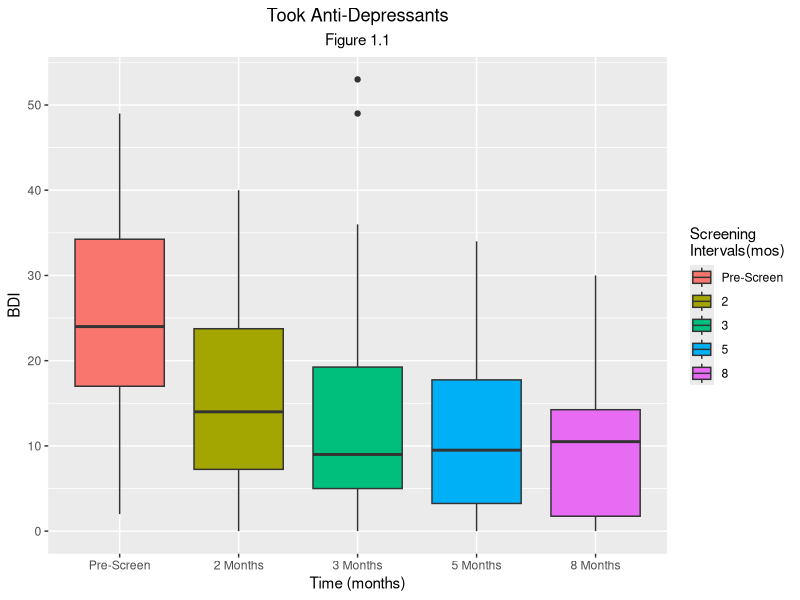
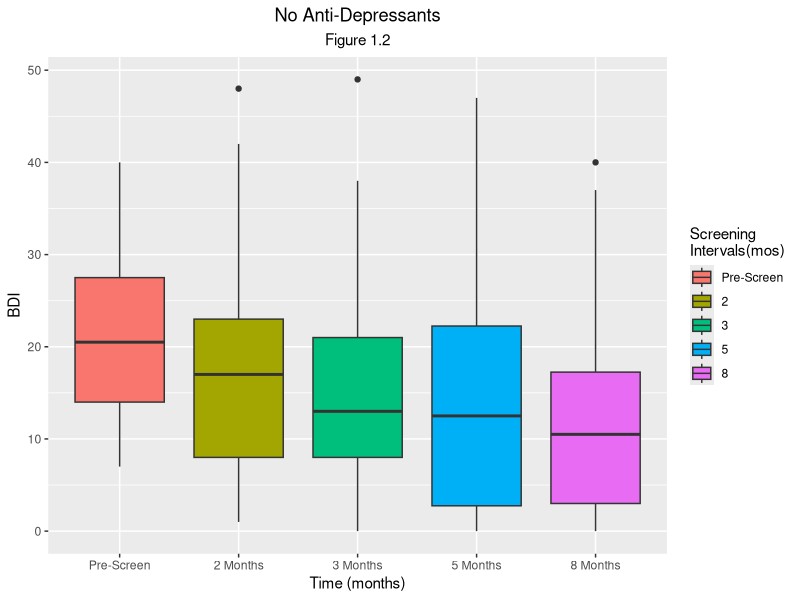
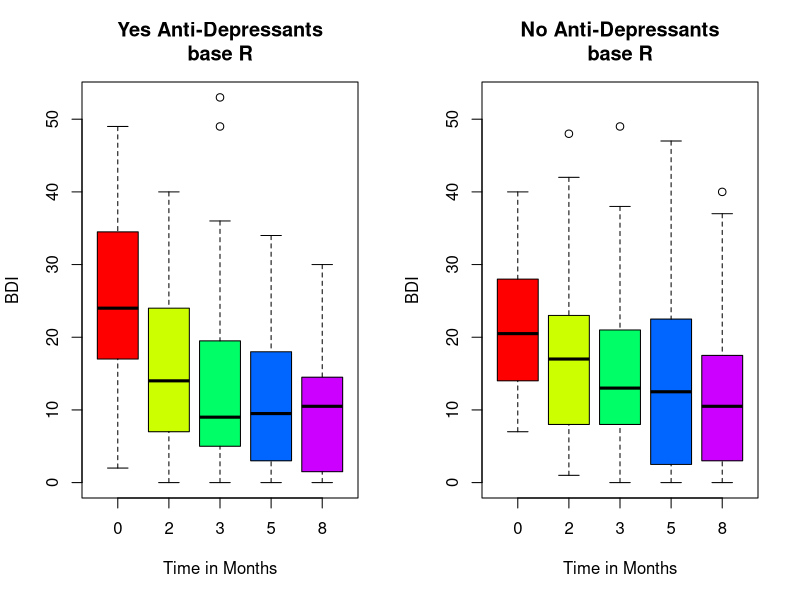
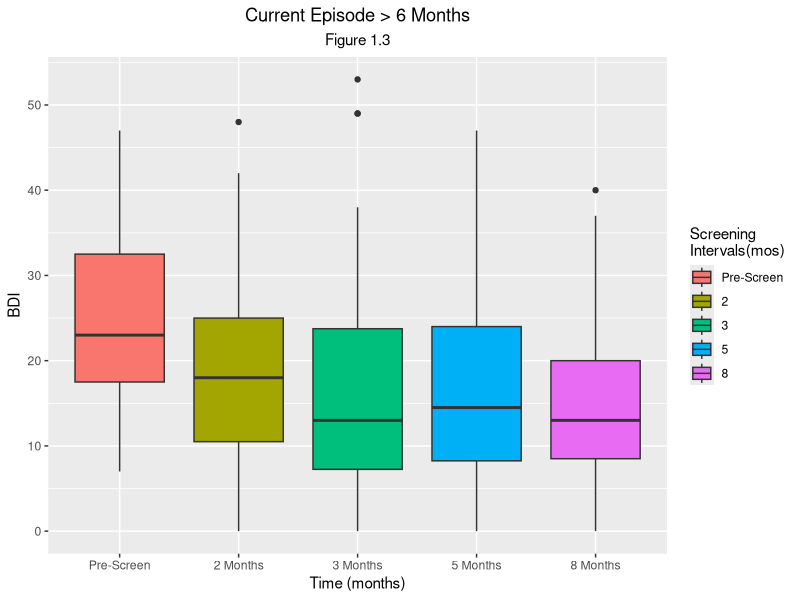
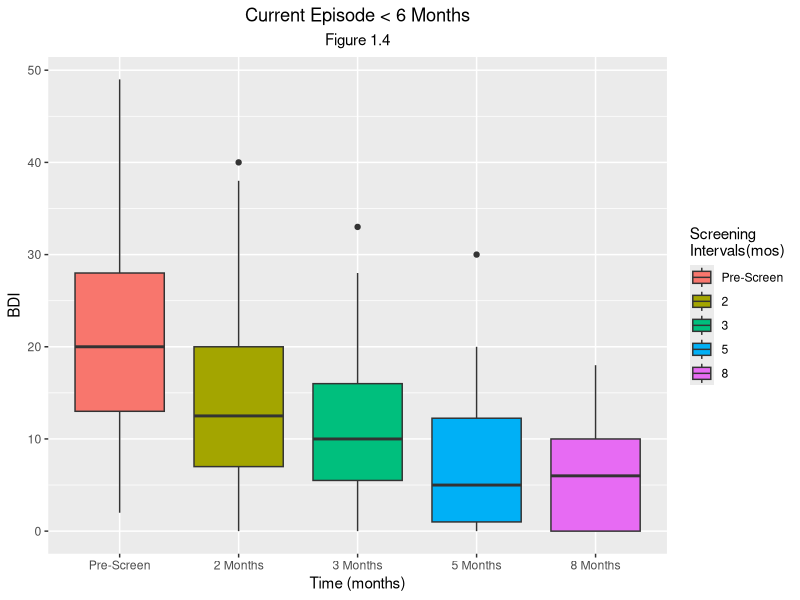
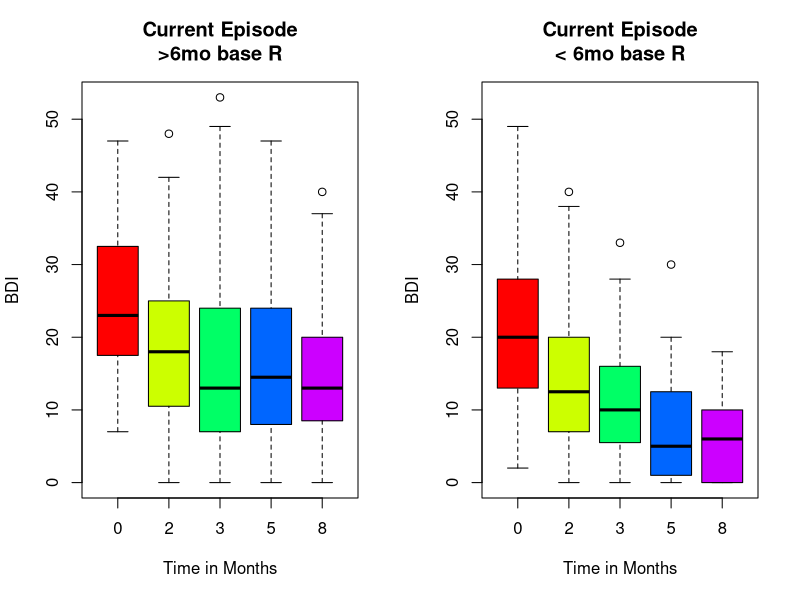
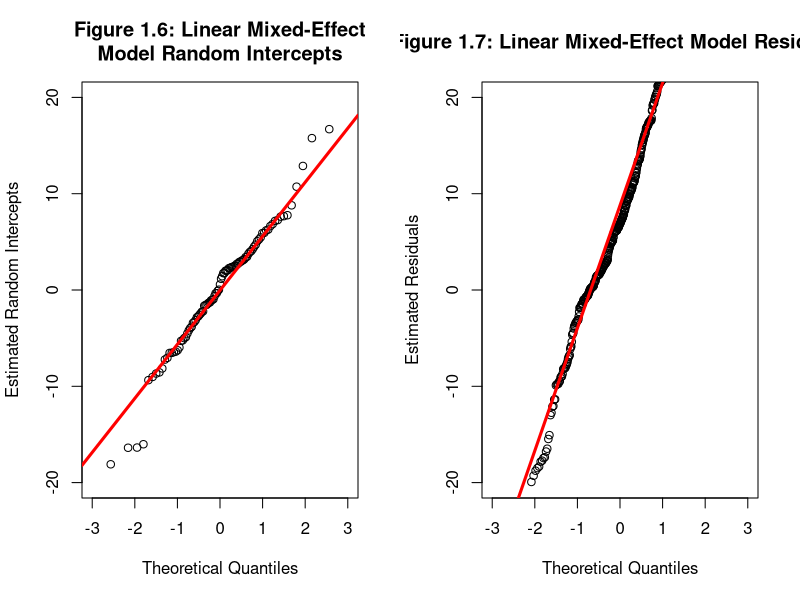
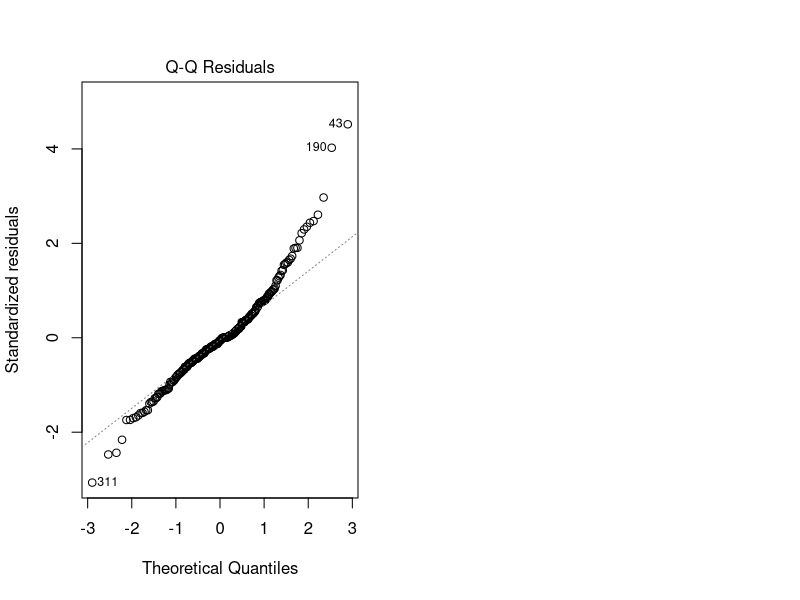

The R source for these figures, in order:
## ---- chunk 1
knitr::opts_chunk$set(message=F,warning=F,echo=F,fig_height=10,fig_width=7,cache = F)
## ---- chunk 2
library(HSAUR3)         #Beat the Blues & phosphate datasets
library(stats)          #statistics package
library(knitr)          #kable
library(ggplot2)        #visualization
library(gridExtra)      #visualization
library(reshape2)       #data manipulation
library(dplyr)          #data manipulation
library(tidyr)          #data manipulation
library(lme4)           #linear mixed-effect models
library(multcomp)       #cftest
## ---- chunk 3
data("BtheB", package = "HSAUR3")

# get subsets of data based on 'drug' factor 
drug_yes <- subset(BtheB, drug == "Yes")[,grep("bdi", names(BtheB))]
drug_no <- subset(BtheB, drug == "No")[,grep("bdi", names(BtheB))]

### ggplot boxplots for 'drug' predictor variable ###
ggplot(data = melt(drug_yes, na.rm = TRUE), 
       aes(x = variable, y = value, fill = variable)) +
  geom_boxplot(aes(fill = variable)) + 
  labs(title = "Took Anti-Depressants", subtitle = "Figure 1.1", y = "BDI",
       x = "Time (months)") +
  theme(plot.title = element_text(hjust = 0.5),
        plot.subtitle = element_text(hjust = 0.5)) +
  scale_x_discrete(labels = c("Pre-Screen", "2 Months", "3 Months", 
                              "5 Months", "8 Months")) +
  scale_fill_discrete(labels = c("Pre-Screen", "2", "3", "5", "8")) +
  scale_y_continuous(breaks = seq(0, 50, by = 10)) +
  guides(fill = guide_legend("Screening\nIntervals(mos)"))
ggplot(data = melt(drug_no, na.rm = TRUE), 
       aes(x = variable, y = value, fill = variable)) +
  geom_boxplot(aes(fill = variable)) + 
  labs(title = "No Anti-Depressants", subtitle = "Figure 1.2", y = "BDI",
       x = "Time (months)") +
  theme(plot.title = element_text(hjust = 0.5),
        plot.subtitle = element_text(hjust = 0.5)) +
  scale_x_discrete(labels = c("Pre-Screen", "2 Months", "3 Months", 
                              "5 Months", "8 Months")) +
  scale_fill_discrete(labels = c("Pre-Screen", "2", "3", "5", "8")) +
  scale_y_continuous(breaks = seq(0, 50, by = 10)) +
  guides(fill = guide_legend("Screening\nIntervals(mos)"))
### boxplots from lecture applied to 'drug' predictor variable ###
layout(matrix(1:2, nrow = 1))
ylim <- range(BtheB[,grep("bdi", names(BtheB))], na.rm = T)
# plot side by side boxplots of 'drug' factor
par(mfrow = c(1,2))
boxplot(drug_yes, main = "Yes Anti-Depressants\nbase R", ylab = "BDI", 
        xlab = "Time in Months",
        names = c(0, 2, 3, 5, 8), ylim = ylim, col = rainbow(5))
boxplot(drug_no, main = "No Anti-Depressants\nbase R", ylab = "BDI", 
        xlab = "Time in Months",
        names = c(0, 2, 3 ,5, 8), ylim = ylim, col = rainbow(5))
## ---- chunk 4
# get subsets of data based on 'drug' factor 
length_long <- subset(BtheB, length == ">6m")[,grep("bdi", names(BtheB))]
length_short <- subset(BtheB, length == "<6m")[,grep("bdi", names(BtheB))]

### ggplot boxplots for 'drug' predictor variable ###
ggplot(data = melt(length_long, na.rm = TRUE), 
       aes(x = variable, y = value, fill = variable)) +
  geom_boxplot(aes(fill = variable)) + 
  labs(title = "Current Episode > 6 Months", subtitle = "Figure 1.3", y = "BDI",
       x = "Time (months)") +
  theme(plot.title = element_text(hjust = 0.5),
        plot.subtitle = element_text(hjust = 0.5)) +
  scale_x_discrete(labels = c("Pre-Screen", "2 Months", "3 Months", 
                              "5 Months", "8 Months")) +
  scale_fill_discrete(labels = c("Pre-Screen", "2", "3", "5", "8")) +
  scale_y_continuous(breaks = seq(0, 50, by = 10)) +
  guides(fill = guide_legend("Screening\nIntervals(mos)"))
ggplot(data = melt(length_short, na.rm = TRUE), 
       aes(x = variable, y = value, fill = variable)) +
  geom_boxplot(aes(fill = variable)) + 
  labs(title = "Current Episode < 6 Months", subtitle = "Figure 1.4", y = "BDI",
       x = "Time (months)") +
  theme(plot.title = element_text(hjust = 0.5),
        plot.subtitle = element_text(hjust = 0.5)) +
  scale_x_discrete(labels = c("Pre-Screen", "2 Months", "3 Months", 
                              "5 Months", "8 Months")) +
  scale_fill_discrete(labels = c("Pre-Screen", "2", "3", "5", "8")) +
  scale_y_continuous(breaks = seq(0, 50, by = 10)) +
  guides(fill = guide_legend("Screening\nIntervals(mos)"))
### boxplots from lecture applied to 'drug' predictor variable ###
layout(matrix(1:2, nrow = 1))
ylim <- range(BtheB[,grep("bdi", names(BtheB))], na.rm = T)
# plot side by side boxplots of 'drug' factor
par(mfrow = c(1,2))
boxplot(length_long, main = "Current Episode\n>6mo base R", ylab = "BDI", 
        xlab = "Time in Months",
        names = c(0, 2, 3, 5, 8), ylim = ylim, col = rainbow(5))
boxplot(length_short, main = "Current Episode\n< 6mo base R", ylab = "BDI", 
        xlab = "Time in Months",
        names = c(0, 2, 3 ,5, 8), ylim = ylim, col = rainbow(5))
## ---- chunk 5
# add subject identifier
BtheB$subject <- factor(rownames(BtheB))

# use dplyr and tidyr to reshape dataframe keeping bdi.pre and bdi as separate variables and introducing time variable
BtheB_long <- BtheB %>%
  gather(time,bdi, 5:8) %>%
  mutate(time = as.numeric(gsub(time, pattern = "[[:alpha:]]|[[:punct:]]",
                           replacement=''))) %>%
  dplyr::select(c(subject, time), everything())

# fit model using lm
BtheB_lm <- lm(bdi ~ ., data = BtheB_long)

# model from lecture
BtheB_lmer1 <- lmer(bdi ~ bdi.pre + time + treatment + drug + length + (1|subject),
                    data = BtheB_long, REML = FALSE, na.action = na.omit) 

#compare models in dataframe
model_comp <- 
  as.data.frame(cbind(AIC(BtheB_lm, BtheB_lmer1)[,2], BIC(BtheB_lm, BtheB_lmer1)[,2]))
colnames(model_comp) <- c("AIC", "BIC")
model_comp$Model <- c("Linear Model", "Linear Mixed-Effects Model")
model_comp <- model_comp %>% dplyr::select(Model, everything())

# create comparison output
kable(model_comp, caption = "Figure 1.5: Comparison of Models")

# print residuals / intercept comparison
residuals <- function(object, obs) obs - predict(object)
qint <- ranef(BtheB_lmer1)$subject[["(Intercept)"]]
qres <- residuals(BtheB_lmer1, BtheB_long$bdi.pre)
qqnorm(qint, ylab = "Estimated Random Intercepts", xlim = c(-3,3), ylim = c(-20,20),
       main = "Figure 1.6: Linear Mixed-Effect\nModel Random Intercepts")
qqline(qint, col = "red", lwd = 3)
qqnorm(qres, xlim = c(-3,3), ylim = c(-20,20), ylab = "Estimated Residuals",
       main = "Figure 1.7: Linear Mixed-Effect Model Residuals")
qqline(qres, col = "red", lwd = 3)
# residuals plot for linear model
plot(BtheB_lm, which = 2)
## ---- chunk 6
# build lm and lmer models with interaction
BtheB_lm2 <- lm(bdi ~ subject + time + drug + length + treatment + bdi.pre 
               + time*treatment, data = BtheB_long, na.action = na.omit)
BtheB_lmer2 <- lmer(bdi ~ bdi.pre + time + treatment + drug + length + (1|subject) +
                      time*treatment, data = BtheB_long, 
                    REML = FALSE, na.action = na.omit) 

# summarize p-values with treatment in lm and lmer models
kable(summary(BtheB_lm2)$coefficients[99,4], col.names = "P-Value",
      caption = "Figure 1.8: P-Value of Time/Treatment Interaction in Linear Model")
paste("Figure 1.9: Model Coefficients with Time/Treatment Interaction in Linear Mixed-Effect Model")
cftest(BtheB_lmer2)

# compare AIC/BIC
kable(cbind(AIC(BtheB_lm), AIC(BtheB_lm2), AIC(BtheB_lmer1), AIC(BtheB_lmer2)), 
      col.names = c("LM AIC No Interaction", "LM AIC with Interaction",
                    "LMER AIC No Interaction", "LMER AIC with Interaction"),
      caption = "Figure 1.10: AIC by Model and Interaction") 

kable(cbind(BIC(BtheB_lm), BIC(BtheB_lm2), BIC(BtheB_lmer1), BIC(BtheB_lmer2)), 
      col.names = c("LM BIC No Interaction", "LM BIC with Interaction",
                    "LMER BIC No Interaction", "LMER BIC with Interaction"),
      caption = "Figure 1.11: BIC by Model and Interaction") 

## ---- chunk 7
treatment_tau <- subset(BtheB, treatment == "TAU")[,grep("bdi", names(BtheB))]
treatment_btb <- subset(BtheB, treatment == "BtheB")[,grep("bdi", names(BtheB))]

# sd function for error bars courtesy of Todos Togos: https://www.r-bloggers.com/boxplot-with-mean-and-standard-deviation-in-ggplot2-plus-jitter/
min.mean.sd.max <- function(x) {
  r <- c(min(x), mean(x) - sd(x), mean(x), mean(x) + sd(x), max(x))
  names(r) <- c("ymin", "lower", "middle", "upper", "ymax")
  r
}

# get mean/sd values
tau_stats <- melt(treatment_tau, na.rm = TRUE) %>% 
  group_by(variable) %>%
  summarize(mean = mean(value))
btb_stats <- melt(treatment_btb, na.rm = TRUE) %>% 
  group_by(variable) %>%
  summarize(mean = mean(value))

# plot mean profiles 
ggplot(data = melt(treatment_tau, na.rm = TRUE), 
       aes(x = variable, y = value, fill = variable)) +
  geom_boxplot(aes(fill = variable)) +
  stat_summary(fun.data = min.mean.sd.max, geom = "errorbar") +
  stat_summary(fun.y = mean, color = "white", geom = "text", 
               label = "-----", size = 10, show.legend = FALSE) +
  geom_label(data = tau_stats, size = 3, nudge_y = c(9, 10, 9, 10, 9), 
             show.legend = FALSE, aes(x = variable, y = mean, 
                                      label = 
                                        paste("Mean: ",round(mean, 2)))) +
  labs(title = "Treatment as Usual", subtitle = "Figure 1.12", y = "BDI",
       x = "Time (months)") +
  theme(plot.title = element_text(hjust = 0.5),
        plot.subtitle = element_text(hjust = 0.5),
        legend.position = "bottom") +
  scale_x_discrete(labels = c("Pre-Screen", "2 Months", "3 Months", 
                              "5 Months", "8 Months")) +
  scale_fill_discrete(labels = c("Pre-Screen", "2", "3", "5", "8")) +
  scale_y_continuous(breaks = seq(0, 50, by = 10)) +
  guides(fill = guide_legend("Screening\nIntervals(mos)"))
ggplot(data = melt(treatment_btb, na.rm = TRUE), 
       aes(x = variable, y = value, fill = variable)) +
  geom_boxplot(aes(fill = variable)) +
  stat_summary(fun.data = min.mean.sd.max, geom = "errorbar") +
  stat_summary(fun.y = mean, color = "white", geom = "text", 
               label = "-----", size = 10, show.legend = FALSE) +
  geom_label(data = btb_stats, size = 3, nudge_y = c(11, 9, 7, 6, 7), 
             show.legend = FALSE, aes(x = variable, y = mean, 
                                      label = 
                                        paste("Mean: ",round(mean, 2)))) +
  labs(title = "Beat the Blues Treatment", subtitle = "Figure 1.13", y = "BDI",
       x = "Time (months)") +
  theme(plot.title = element_text(hjust = 0.5),
        plot.subtitle = element_text(hjust = 0.5),
        legend.position = "bottom") +
  scale_x_discrete(labels = c("Pre-Screen", "2 Months", "3 Months", 
                              "5 Months", "8 Months")) +
  scale_fill_discrete(labels = c("Pre-Screen", "2", "3", "5", "8")) +
  scale_y_continuous(breaks = seq(0, 50, by = 10)) +
  guides(fill = guide_legend("Screening\nIntervals(mos)"))

# get means and sds
tau_sd <- as.data.frame(apply(treatment_tau, na.rm = TRUE, 2, sd))
btb_sd <- as.data.frame(apply(treatment_btb, na.rm = TRUE, 2, sd))

# plot in base R
boxplot(treatment_tau, main = "Treatment as Usual - base R", xlab = "Time (months)",
        ylab = "BDI", names = c(0, 2, 3, 5, 8))
points(tau_stats, pch = 1, col = "darkgreen")
points(tau_sd, pch = 3, col = "purple")
legend("topright", c("Mean", "St.D"), fill = c("darkgreen", "purple"))
boxplot(treatment_btb, main = "Beat the Blues Treatment - base R", 
        xlab = "Time (months)", ylab = "BDI", names = c(0, 2, 3, 5, 8))
points(btb_stats, pch = 1, col = "#2D68C4")
points(btb_sd, pch = 3, col = "#F2A900")
legend("topright", c("Mean", "St.D"), fill = c("#2D68C4", "#F2A900"))
## ---- chunk 8
data("phosphate", package = "HSAUR3")

group_control <- subset(phosphate, group == "control")
group_obese <- subset(phosphate, group == "obese")

# plot boxplots for both groups
ggplot(data = melt(group_control), 
       aes(x = variable, y = value, fill = variable)) +
  geom_boxplot(aes(fill = variable)) + 
  labs(title = "Control Group Phosphate Levels by Time", 
       subtitle = "Figure 2.1", y = "Phosphate Level",
       x = "Time (hours)") +
  theme(plot.title = element_text(hjust = 0.5),
        plot.subtitle = element_text(hjust = 0.5),
        legend.position = "bottom") +
  scale_x_discrete(labels = c("Baseline", "0.5hr", "1hr", "1.5hrs", 
                              "2hrs","3hrs", "4hrs", "5hrs")) +
  scale_fill_discrete(labels = c("Baseline", "0.5", "1", "1.5", "2", "3",
                                 "4", "5")) +
  scale_y_continuous(breaks = seq(0, 7, by = 0.5)) +
  guides(fill = guide_legend("Screening\nIntervals(hrs)"))
ggplot(data = melt(group_obese), 
       aes(x = variable, y = value, fill = variable)) +
  geom_boxplot(aes(fill = variable)) + 
  labs(title = "Obese Group Phosphate Levels by Time", 
       subtitle = "Figure 2.2", y = "Phosphate Level",
       x = "Time (hours)") +
  theme(plot.title = element_text(hjust = 0.5),
        plot.subtitle = element_text(hjust = 0.5),
        legend.position = "bottom") +
  scale_x_discrete(labels = c("Baseline", "0.5hr", "1hr", "1.5hrs", 
                              "2hrs","3hrs", "4hrs", "5hrs")) +
  scale_fill_discrete(labels = c("Baseline", "0.5", "1", "1.5", "2", "3",
                                 "4", "5")) +
  scale_y_continuous(breaks = seq(0, 7, by = 0.5)) +
  guides(fill = guide_legend("Screening\nIntervals(hrs)"))

# base R plots
boxplot(group_control[,2:9], 
        main = "Control Group Phosphate Levels\nbase R", 
        ylab = "Phosphate Levels", 
        xlab = "Time (hrs)",
        names = c(0, 0.5, 1, 1.5, 2, 3, 4, 5),
        col = rainbow(8))
boxplot(group_obese[,2:9], 
        main = "Obese Group Phosphate Levels\nbase R", 
        ylab = "Phosphate Levels", 
        xlab = "Time (hrs)",
        names = c(0, 0.5, 1 ,1.5, 2, 3, 4, 5),
        col = rainbow(8))
## ---- chunk 9
# add individual variable for plotting
group_control$individual <- factor(rownames(group_control))
group_obese$individual <- factor(rownames(group_obese))

# plot individual levels at each time interval
ggplot(data = melt(group_control), aes(x = variable, y = value)) +
  geom_line(aes(group = individual, color = individual)) +
  labs(title = "Control Group Phosphate Level at Time Points",
       subtitle = "Figure 2.3", x = "Time (in hours)", 
       y = "Phosphate Level") +
  theme(plot.title = element_text(hjust = 0.5),
        plot.subtitle = element_text(hjust = 0.5),
        axis.text.x = element_text(angle = 45)) +
  scale_x_discrete(labels = c("Baseline", "0.5hr", "1hr", "1.5hrs", 
                              "2hrs","3hrs", "4hrs", "5hrs")) +  
  guides(color = guide_legend(ncol = 2, "Individual #"))
ggplot(data = melt(group_obese), aes(x = variable, y = value)) +
  geom_line(aes(group = individual, color = individual)) +
  labs(title = "Obese Group Phosphate Level at Time Points",
       subtitle = "Figure 2.4", x = "Time (in hours)", 
       y = "Phosphate Level") +
  theme(plot.title = element_text(hjust = 0.5),
        plot.subtitle = element_text(hjust = 0.5),
        axis.text.x = element_text(angle = 45)) +
  scale_x_discrete(labels = c("Baseline", "0.5hr", "1hr", "1.5hrs", 
                              "2hrs","3hrs", "4hrs", "5hrs")) +  
  guides(color = guide_legend(ncol = 2, "Individual #"))

# reshape data for base R plots
control_long <- melt(group_control)
obese_long <- melt(group_obese)
control_long$variable <- as.numeric(gsub('[[:alpha:]]','',control_long$variable))
names(control_long)[3] <- "Time (in hours)"
obese_long$variable <- as.numeric(gsub('[[:alpha:]]','',obese_long$variable))
names(obese_long)[3] <- "Time (in hours)"

# base R line plots for each individual including boxplots
plot(x = control_long$`Time (in hours)`, y = control_long$value, type = "p", pch = 1,
     main = "Control Group Phosphate Level\nat Time Points - base R",
     xlab = "Time (in hours)", ylab = "Phosphate Level")
for (i in 1:length(unique(control_long[, "individual"]))){
  lines(control_long$`Time (in hours)`[control_long$individual == i],
        control_long$value[control_long$individual == i])
}
plot(x = obese_long$`Time (in hours)`, y = obese_long$value, type = "p", pch = 1,
     main = "Obese Group Phosphate Level\nat Time Points - base R",
     xlab = "Time (in hours)", ylab = "Phosphate Level")
for (i in 1:length(unique(obese_long[, "individual"]))){
  lines(obese_long$`Time (in hours)`[control_long$individual == i],
        obese_long$value[control_long$individual == i])
}
## ---- chunk 10
# add individual column for each subject
phosphate$individual <- factor(rownames(phosphate))
# convert to long form and rename columns appropriately
phosphate_long <- phosphate %>%
  gather(time, level, 3:9) %>%
  mutate(time = factor(gsub(time, pattern = "[[:alpha:]]", replacement = "")))
colnames(phosphate_long)[2] <- c('baseline')

# fit lm and lmer model
phosphate_lmer <- lmer(level ~ baseline + group + time + (1|individual), 
                     data = phosphate_long, REML = FALSE, na.action = na.omit)
phosphate_lmer_i <- lmer(level ~ baseline + group * time + (1|individual),
                       data = phosphate_long, REML = FALSE, na.action = na.omit)

# print AIC and BIC
phosph_comp <-
  as.data.frame(cbind(AIC(phosphate_lmer, phosphate_lmer_i)[,2],
                      BIC(phosphate_lmer, phosphate_lmer_i)[,2]))
phosph_comp$Model <- c("LME Model No Interaction", "LME Model Interaction")
phosph_comp <- phosph_comp %>% dplyr::select(Model, everything())
kable(phosph_comp, caption = "Figure 2.5: Comparison of Models",
      col.names = c("Model", "AIC Value", "BIC Value"))

# print model coefficients to look at p-values
paste("Figure 2.6: Coefficients of Linear Mixed-Effects Model No Interaction")
cftest(phosphate_lmer)
paste("Figure 2.7: Coefficients of Linear Mixed-Effects Model With Interaction")
cftest(phosphate_lmer_i)

# print intercepts and residuals for both models
qint1 <- ranef(phosphate_lmer)$individual[["(Intercept)"]]
qres1 <- residuals(phosphate_lmer, phosphate_long$level)
qqnorm(qint1, ylab = "Estimated Random Intercepts", xlim = c(-3,3), ylim = c(-5,5),
       main = "Figure 2.8: LME Model No Interaction\nRandom Intercepts")
qqline(qint1, col = "blue", lwd = 3)
qqnorm(qres1, xlim = c(-3,3), ylim = c(-5,5), ylab = "Estimated Residuals",
       main = "Figure 2.9: LME Model No Interaction Residuals")
qqline(qres1, col = "blue", lwd = 3)

qint2 <- ranef(phosphate_lmer_i)$individual[["(Intercept)"]]
qres2 <- residuals(phosphate_lmer_i, phosphate_long$level)
qqnorm(qint2, ylab = "Estimated Random Intercepts", xlim = c(-3,3), ylim = c(-5,5),
       main = "Figure 2.10: LME Model With Interaction\nRandom Intercepts")
qqline(qint2, col = "green", lwd = 3)
qqnorm(qres2, xlim = c(-3,3), ylim = c(-5,5), ylab = "Estimated Residuals",
       main = "Figure 2.11: LME Model With Interaction\nResiduals")
qqline(qres1, col = "green", lwd = 3)

# print mean square error
lmer_pred <- predict(phosphate_lmer, newdata = phosphate_long)
lmer_i_pred <- predict(phosphate_lmer_i, newdata = phosphate_long)
lmer_error <- round(mean((phosphate_long$level - lmer_pred)^2), 4)
lmer_i_error <- round(mean((phosphate_long$level - lmer_i_pred)^2), 4)
kable(cbind(lmer_error, lmer_i_error), col.names = c("LME Model No Interaction MSE",
                                                 "LME Model With Interaction MSE"),
      caption = "Figure 2.12: Mean Square Error Comparison")
